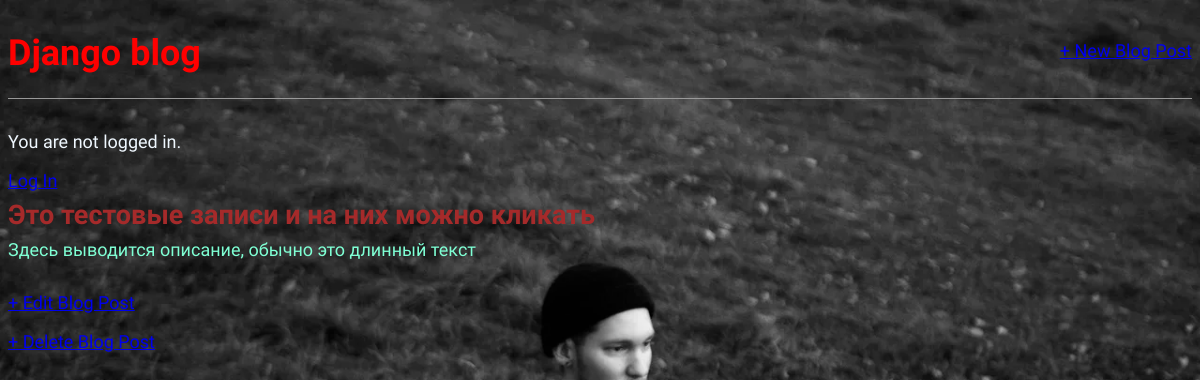
The page /post/3/ on the database as committed earlier.
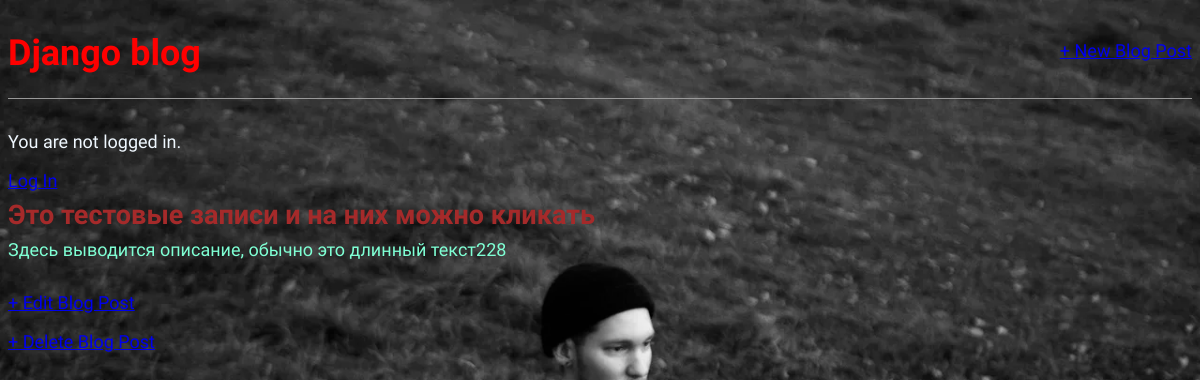
The same page on the database as committed later.
### blog/models.py (models this page shows, shortened)
class Post(models.Model):
    title = models.CharField(max_length=200)
    author = models.ForeignKey(
        'auth.User',
        on_delete=models.CASCADE
    )
    body = models.TextField()

### blog/views.py (the view)
# urls.py: path('post/<int:pk>/', BlogDetailView.as_view(), name='post_detail'),
class BlogDetailView(DetailView):
    model = Post
    template_name = 'post_detail.html'

### templates/post_detail.html
{% extends 'base.html' %}
{% block content %}
<div class="post-entry">
        <h2>{{ object.title }}</h2>
        <p>{{ object.body }}</p>
    </div>
    <a href="{% url 'post_edit' post.pk %}">+ Edit Blog Post</a>
    <p><a href="{% url 'post_delete' post.pk %}">+ Delete Blog Post</a></p>
{% endblock content %}

Rows that differ between the two databases and show on the page:
changed Post "Это тестовые записи и на них можно кликать": body "Здесь выводится описание, обычно это длинный текст" → "Здесь выводится описание, обычно это длинный текст228"
